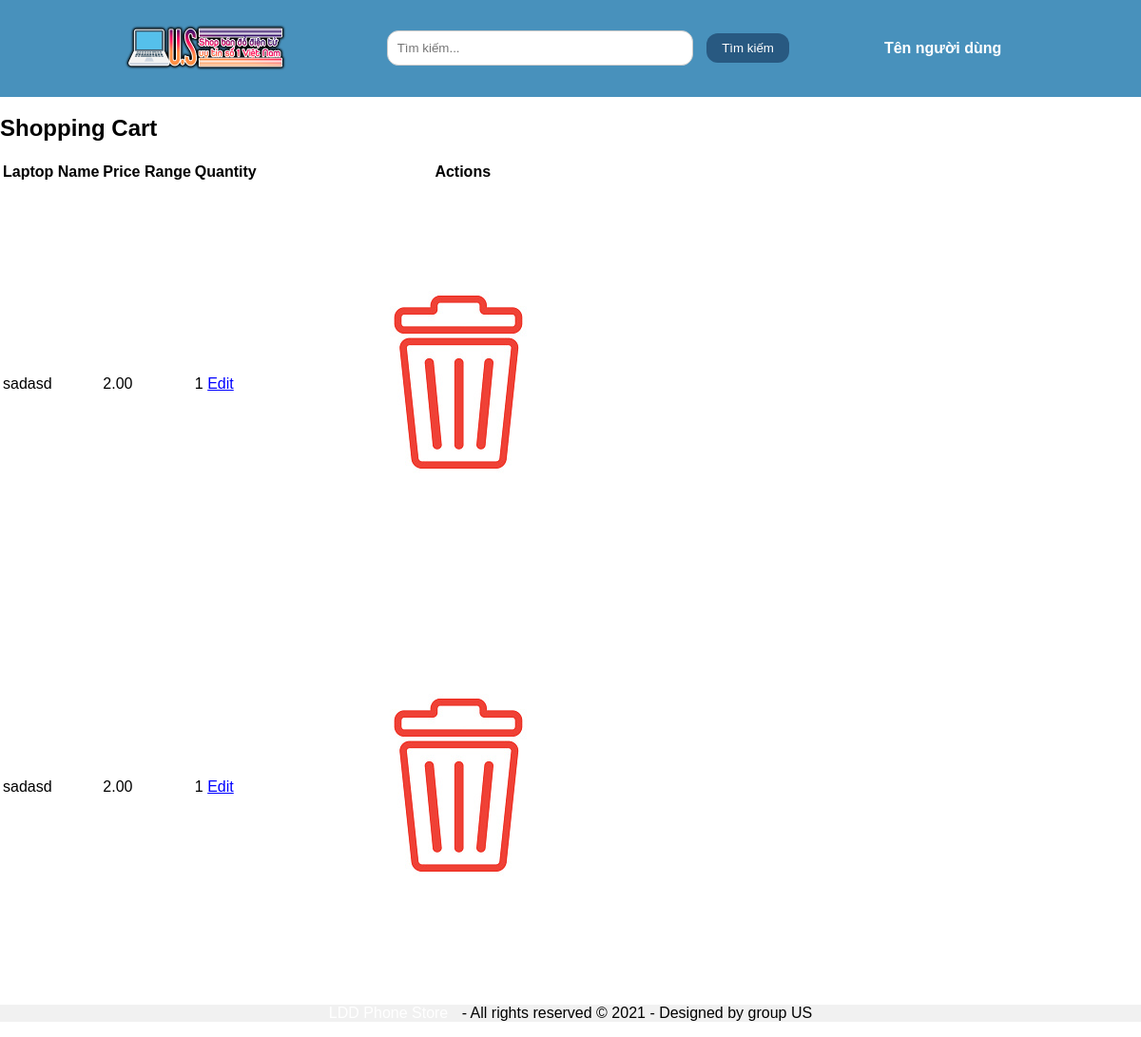
Page /layout/cart.php (signed in) on the committed database.
### tables this page shows
CREATE TABLE `shopping_cart` (
  `cart_id` int(11) NOT NULL,
  `user_id` int(11) NOT NULL,
  `laptop_id` int(11) NOT NULL,
  `quantity` int(11) NOT NULL,
  `timestamp` datetime NOT NULL
);

CREATE TABLE `laptops` (
  `id` int(11) NOT NULL,
  `laptop_name` varchar(100) NOT NULL,
  `brand` varchar(50) NOT NULL,
  `processor` varchar(50) NOT NULL,
  `screen_size` varchar(20) NOT NULL,
  `graphics_card` varchar(100) NOT NULL,
  `ram` varchar(10) NOT NULL,
  `storage_capacity` varchar(50) NOT NULL,
  `operating_system` varchar(50) NOT NULL,
  `weight` decimal(5,2) NOT NULL,
  `status` enum('Còn hàng','Liên hệ') NOT NULL,
  `price_range` decimal(10,2) NOT NULL,
  `image_url` varchar(255) NOT NULL
);

### layout/cart.php (the view, shortened to what this page needs)
<!DOCTYPE html>
<html lang="en">
<head>
</head>
<body>
    <header><?php include "header.php"; ?></header>
    <?php
    include 'connect.php';
    function sanitize_input($input) {
        return intval($input);
    }
    if (isset($_SESSION['user_id'])) {
        $user_id = sanitize_input($_SESSION['user_id']);
        $sql = "SELECT shopping_cart.quantity, laptops.id, laptops.laptop_name, laptops.price_range
                FROM shopping_cart
                JOIN laptops ON shopping_cart.laptop_id = laptops.id
                WHERE shopping_cart.user_id = $user_id";
        $result = $conn->query($sql);
        if ($result && $result->num_rows > 0) {
            echo "<h2>Shopping Cart</h2>";
            echo "<table>";
            echo "<tr><th>Laptop Name</th><th>Price Range</th><th>Quantity</th><th>Actions</th></tr>";
            while ($row = $result->fetch_assoc()) {
                $laptop_id = $row['id'];
                $laptop_name = $row['laptop_name'];
                $price_range = $row['price_range'];
                $quantity = $row['quantity'];
                echo "<tr>";
                echo "<td>$laptop_name</td>";
                echo "<td>$price_range</td>";
                echo "<td><span class='quantity-value' data-laptop-id='$laptop_id'>$quantity</span> <span class='edit-quantity-btn' onclick='editQuantity($laptop_id)'>Edit</span></td>";
                echo "<td><a href='/action/remove_product_cart.php?delete_laptop_id=$laptop_id'><img src='/img/remove_product.jpg' alt='Remove'></a></td>";
                echo "</tr>";
            }
            echo "</table>";
        } else {
            echo "<p>Your shopping cart is empty.</p>";
        }
    } else {
        echo "<p>User not logged in. Please log in to view the shopping cart.</p>";
    }
    ?>
    <footer><?php include "footer.php"; ?></footer>
</body>
</html>

### css/header.css (style rules this page uses)
body { font-family: Arial, sans-serif; margin: auto; padding: 0; }
header { position: -webkit-sticky; position: sticky; top: 0; background-color: #4891bc; padding: 10px; display: flex; align-items: center; justify-content: center; z-index: 9999; }
.user-info li, a { margin-right: 10px; text-decoration: none; color: #FFFFFF; }

### css/footer.css (style rules this page uses)
footer { left: 0; bottom: 0; width: 100%; background-color: #f1f1f1; text-align: center; }

### layout/cart.php (style rules this page uses)
.edit-quantity-btn { cursor: pointer; color: blue; text-decoration: underline; }

### rows in the picture
shopping_cart: laptop.laptop_name "sadasd", laptop.price_range "2.00", quantity "1"
shopping_cart: laptop.laptop_name "sadasd", laptop.price_range "2.00", quantity "1"
